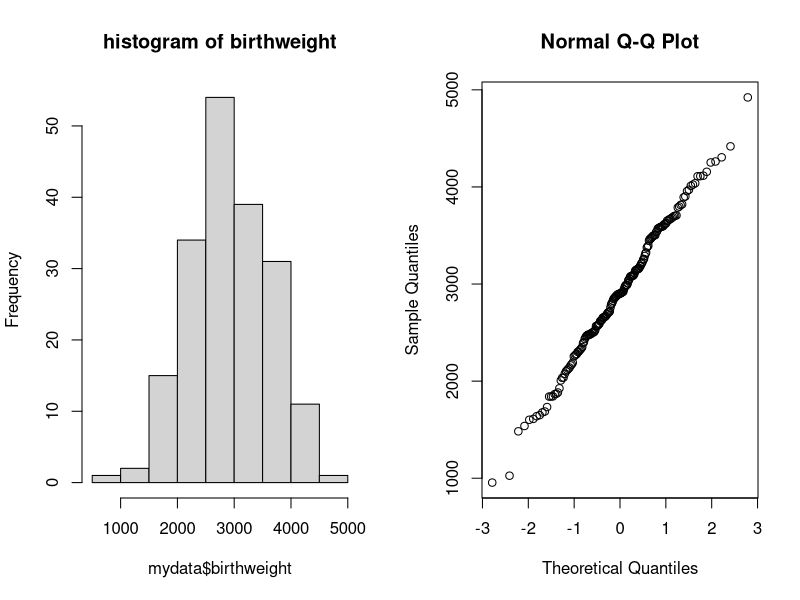
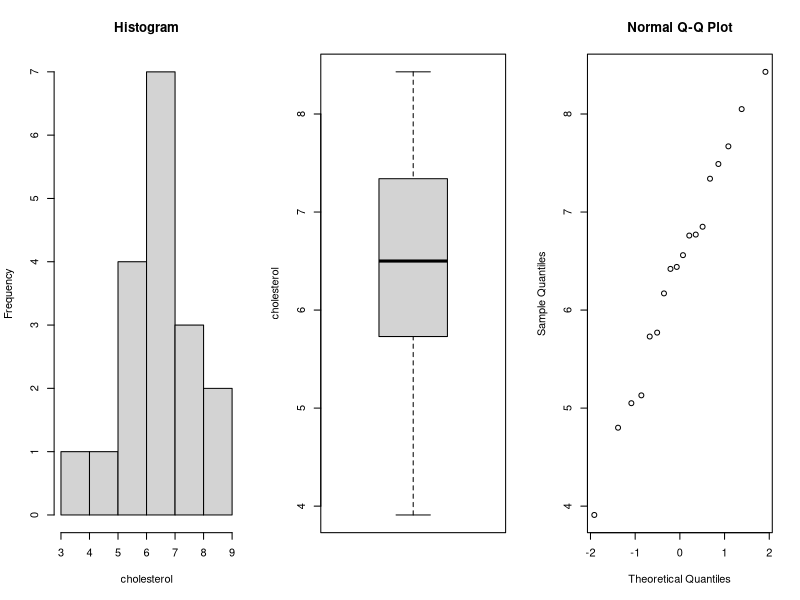
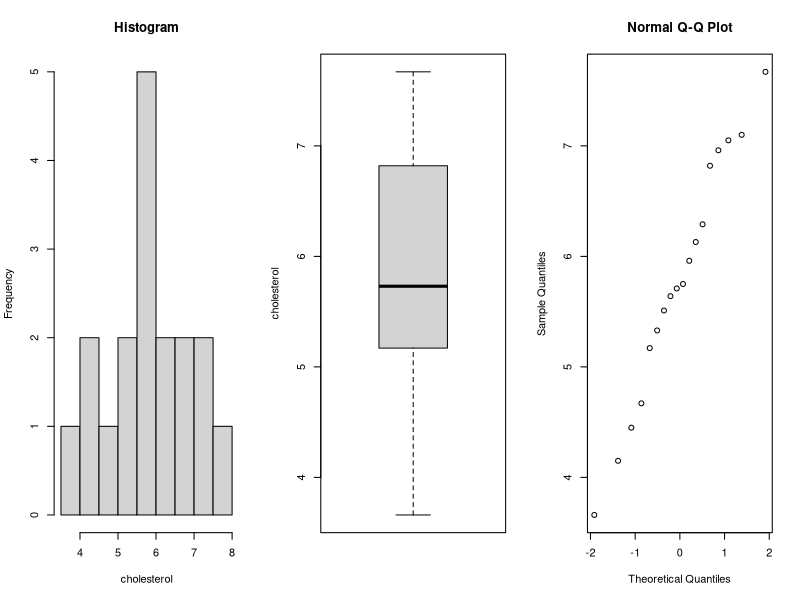
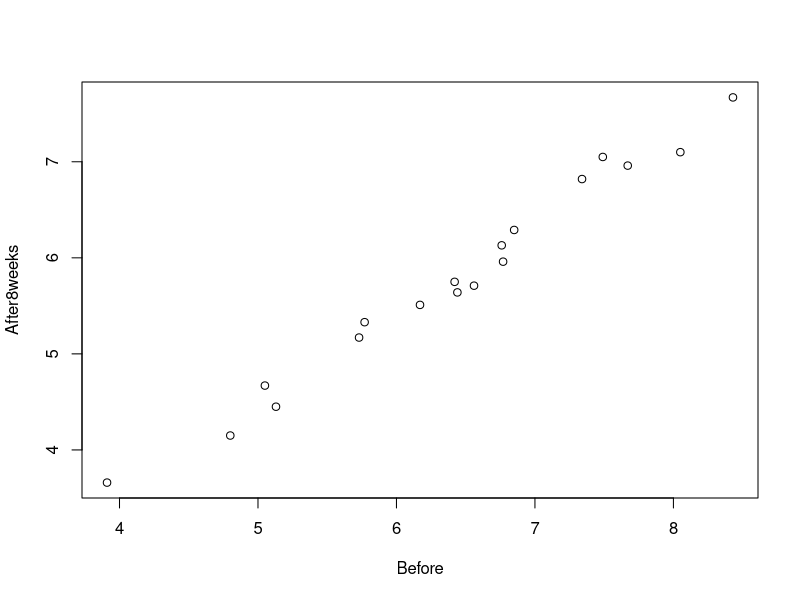
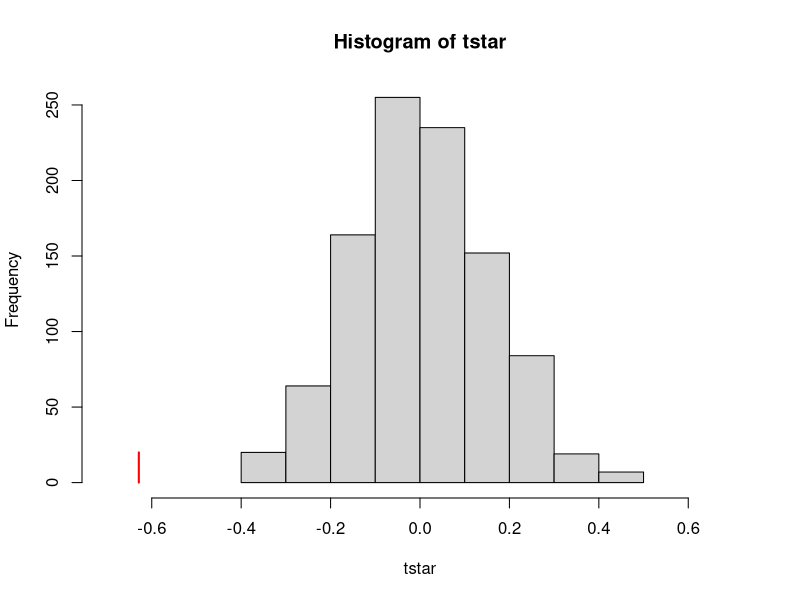
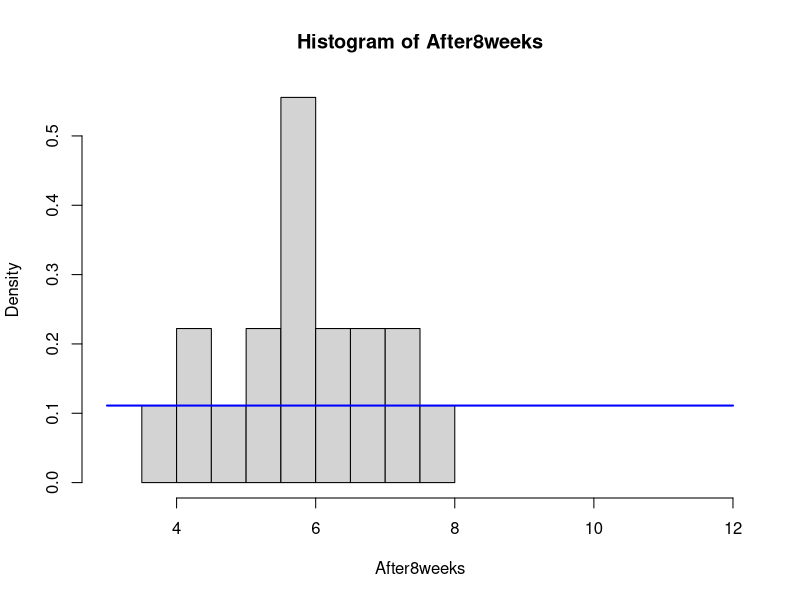
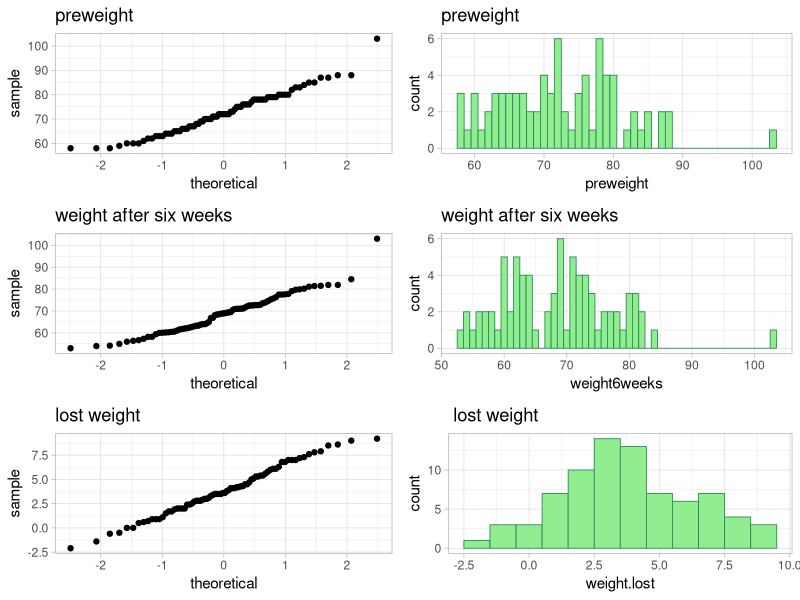
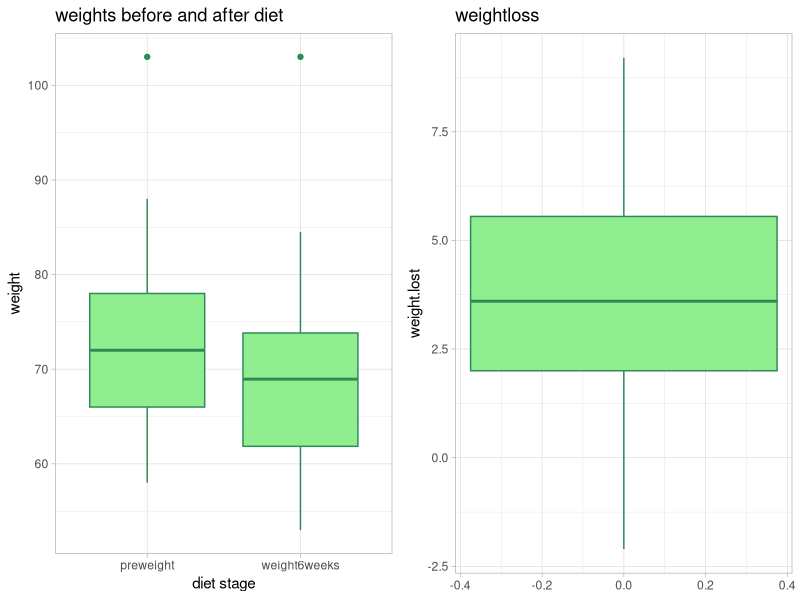

Here is the R script that generated these plots, in order:
## ---- chunk 1
set.seed(111)
knitr::opts_chunk$set(echo = TRUE)
options(digits=3)
library(ggplot2)
library(readr)
library(gridExtra)
library(viridis)
library(reshape2)   
library(dplyr)
library(boot)
library(pwr)
library(MASS)
library(lme4)
## ---- chunk 2
mydata <- read.table("birthweight.txt", header = TRUE, sep = "\n")
mu <- mean(mydata$birthweight)
sigma = sd(mydata$birthweight)
## ---- chunk 3
p=shapiro.test(mydata$birthweight)[[2]]; p
## ---- chunk 4
par(mfrow=c(1,2))
hist(mydata$birthweight, main='histogram of birthweight')
qqnorm(mydata$birthweight)
## ---- chunk 5
n <- length(mydata$birthweight)
alpha <- 0.04
t_value <- qt(1-alpha/2, df=n-1)
t_value
lower_bound <- mu - t_value*sigma/sqrt(n)
upper_bound <- mu + t_value*sigma/sqrt(n)
## ---- chunk 6
z = qnorm(0.98)
E = (100/mu)/2
needed_sample_size = (z*z * 0.96 * 0.04)/(E*E)

## ---- chunk 7
boot_fn <- function(data, index) mean(data[index])
boot_data <- boot(mydata$birthweight, boot_fn, R=1000)
quantile(boot_data$t, c(0.02, 0.98))
## ---- chunk 8
t.test(mydata$birthweight, mu = 2800, alternative = 'greater')

num_above <- sum(mydata$birthweight > 2800)
num_below <- sum(mydata$birthweight < 2800)
binom.test(num_above, num_above + num_below, p = 0.5, alternative = "greater")
## ---- chunk 9
f <- function(x) x - qnorm(0.975)*sqrt((x*(1-x))/n) - 0.25
p.hat <- uniroot(f, c(0.25, 1))$root
me=qnorm(0.9975)*sqrt((p.hat*(1-p.hat))/n)
p.hat_right=p.hat+me
p.hat_right
## ---- chunk 10
p=prop.test(c(34,61),c(62,126))[[3]]; p
## ---- chunk 11
data=read.table(file="cholesterol.txt",header=TRUE)
Before = data$Before
After8weeks = data$After8weeks
## ---- chunk 12
par(mfrow=c(1,3))
summary(Before)
hist(Before,xlab='cholesterol', main='Histogram')
boxplot(Before, ylab='cholesterol')
qqnorm(Before)
## ---- chunk 13
par(mfrow=c(1,3))
summary(After8weeks)
hist(After8weeks, xlab='cholesterol', main='Histogram')
boxplot(After8weeks, ylab='cholesterol')
qqnorm(After8weeks)
par(mfrow=c(1,1))
## ---- chunk 14
cor(Before,After8weeks)
## ---- chunk 15
plot(Before,After8weeks)
## ---- chunk 16
p=t.test(After8weeks, Before, paired = TRUE)[[3]]; p
## ---- chunk 17
p=wilcox.test(After8weeks, Before, paired = TRUE)[[3]]; p
## ---- chunk 18
mystat=function(x,y) {mean(x-y)}
B=1000; tstar=numeric(B)
for (i in 1:B) {
  dietstar=t(apply(cbind(After8weeks,Before),1,sample))
  tstar[i]=mystat(dietstar[,1],dietstar[,2]) }
myt=mystat(After8weeks,Before)
myt
## ---- chunk 19
hist(tstar, xlim=c(-0.7,0.7))
lines(rep(myt,2),c(0,20), col="red",lwd=2)
## ---- chunk 20
pl=sum(tstar<myt)/B
pr=sum(tstar>myt)/B
p=2*min(pl,pr); p
## ---- chunk 21
x.bar = mean(After8weeks)
theta.hat = 2 * x.bar - 3
## ---- chunk 22
z = qnorm(0.975) 
sigma = sqrt(((theta.hat - 3)^2)/(12*18*18))
me = z * sigma
ci = c(theta.hat - me, theta.hat + me)
ci
## ---- chunk 23
hist(After8weeks, freq = FALSE, xlim = c(3, 12))
curve(dunif(x, min = 3, max = 12), add = TRUE, col="blue", lwd = 2)
## ---- chunk 24
H0=rep(1, 9)
for(theta in 4:12){
  n=length(After8weeks); t=max(After8weeks)
  B=1000; Tstar=numeric(B)
  for(i in 1:B) {
   Xstar=runif(n,3,theta)
   Tstar[i]=max(Xstar)}
  pl=sum(Tstar<t)/B;pr=sum(Tstar>t)/B
  p=2*min(pl,pr)
  if(p<0.05){H0[theta-3]=0}}
H0
## ---- chunk 25
H0=rep(1,9)
for(theta in 4:12){
  n=length(After8weeks)
  sample=runif(n,3,theta)
  p=ks.test(After8weeks,sample)$p.value
  if(p<0.05){H0[theta-3]=0}
}
H0
## ---- chunk 26
p=wilcox.test(After8weeks,mu=6,alt="l")[[3]]; p
## ---- chunk 27
n=sum(After8weeks<4.5)
prop=n/length(After8weeks);prop
## ---- chunk 28
data <- read.table(file= 'diet.txt', header=TRUE)
#View(data)
## ---- chunk 29
data$weight.lost <- 0
for (i in 1:78) {
  data$weight.lost[i] <- data$preweight[i] - data$weight6weeks[i]
}
#summary(data) #inspect data
## ---- chunk 30
head(data, n = 3) #weight.lost column has been added
## ---- chunk 31
qq_pre <- ggplot(data) + geom_qq(aes(sample=preweight)) + theme_light() + labs(title="preweight")
qq_post <- ggplot(data) + geom_qq(aes(sample=weight6weeks))  + theme_light()  + labs(title="weight after six weeks")
hist_pre <- ggplot(data, aes(x=preweight))+ geom_histogram(binwidth=1, color="seagreen", fill="lightgreen", linewidth=.3) + theme_light() + labs(title="preweight")
hist_post <- ggplot(data, aes(x=weight6weeks))+ geom_histogram(binwidth=1, color="seagreen", fill="lightgreen", linewidth=.3) + theme_light() + labs(title="weight after six weeks")
#max(data$preweight)
#max(data$weight6weeks)
qq_diff <- ggplot(data) + geom_qq(aes(sample=weight.lost)) + theme_light() + labs(title="lost weight") 
hist_diff <- ggplot(data, aes(x=weight.lost))+ geom_histogram(binwidth=1, color="seagreen", fill="lightgreen", linewidth=.3) + theme_light() + labs(title=" lost weight")
grid.arrange(qq_pre, hist_pre, qq_post, hist_post, qq_diff, hist_diff, ncol=2)
## ---- chunk 32
stp <- shapiro.test(data$preweight)
sta <- shapiro.test(data$weight6weeks)
stp$p.value
sta$p.value
## ---- chunk 33
data_subset <- dplyr::select(data, preweight, weight6weeks)
data_long <- melt(data_subset)
weight_boxplt <- ggplot(data_long, aes(x = variable, y = value)) +         
  geom_boxplot(color="seagreen", fill="lightgreen") + labs(title = 'weights before and after diet', x = 'diet stage', y = 'weight')+ theme_light()
diet_boxplt <- ggplot(data, aes( y=weight.lost)) + geom_boxplot(color="seagreen", fill="lightgreen") + labs(title='weightloss') + theme_light()
grid.arrange(weight_boxplt, diet_boxplt,  ncol = 2)
## ---- chunk 34
t_test1 <- t.test(data$preweight, data$weight6weeks, data = data, paired = TRUE)
t_test1$p.value
## ---- chunk 35
diet_g_boxplt <- ggplot(data, aes( y=weight.lost, group = diet)) + geom_boxplot(color="seagreen", fill="lightgreen") + labs(title='weightloss per diet', x='diet') + theme_light()
diet_g_boxplt
## ---- chunk 36
data$diet <- as.factor(data$diet) # diet is numerical but needs to be factor for ANOVA
is.factor(data$diet) # True
summary(data$diet) #design is not balanced
# treatment parametrization, diet1 is base level
dietaov <- lm(weight.lost ~ diet, data=data)
a1 <- anova(dietaov)
summary(dietaov)
# sum parametrization
contrasts(data$diet)=contr.sum
dietaov2 <- lm(weight.lost ~ diet, data=data)
a2 <- anova(dietaov2)
summary(dietaov2)
# t-test
data_diet2 <- data[data$diet == 2,]
data_diet3 <- data[data$diet == 3,]
names(data_diet3)[8]<- paste("weight.lost2")
data_diet23 <- cbind(data_diet2,data_diet3)
t_test2 <- t.test(data_diet23$weight.lost, data_diet23$weight.lost2, data = data_diet23, paired = FALSE)
## ---- chunk 37
qq_aovres1 <- ggplot(data) + geom_qq(aes(sample=residuals(dietaov)))  + theme_light()  + labs(title="weight.lost ~ diet treatment")
scatter_aovres1 <- ggplot(dietaov, aes(fitted(dietaov), residuals(dietaov))) + geom_point() + theme_light() + labs(title="weight.lost ~ diet treatment")
qq_aov2res2 <- ggplot(data) + geom_qq(aes(sample=residuals(dietaov2)))  + theme_light()  + labs(title="weight.lost ~ diet sum")
scatter_aov2res2 <- ggplot(dietaov2, aes(fitted(dietaov2), residuals(dietaov2))) + geom_point() + theme_light() + labs(title="lm weight.lost ~ diet sum")
grid.arrange(qq_aovres1, scatter_aovres1, ncol=2)
grid.arrange(qq_aov2res2, scatter_aov2res2, ncol=2)
## ---- chunk 38
data$gender <- as.factor(data$gender)
is.factor(data$gender) # TRUE
genderlmi <- lm(weight.lost ~ diet * gender, data = data) # interaction effects
genderaovi <- anova(genderlmi)
genderlmm <- lm(weight.lost ~ diet + gender, data = data) # main effects
genderaovm <- anova(genderlmm)
## ---- chunk 39
par(mfrow=c(1,2))
interaction.plot(data$gender, data$diet, data$weight.lost,  xlab = 'gender', ylab='weight.lost', trace.label = 'diet')
interaction.plot(data$diet, data$gender, data$weight.lost, xlab = 'diet', ylab= 'weight.lost', trace.label =  'gender')
## ---- chunk 40
par(mfrow=c(1,2))
qqnorm(residuals(genderlmi))
qqnorm(residuals(genderlmm))
## ---- chunk 41
scatter_genderlmm <- ggplot(genderlmm, aes(fitted(genderlmm), residuals(genderlmm))) + geom_point() + theme_light() + labs(title="Fitted against actual residuals of lm weight.lost ~ diet + gender")
scatter_genderlmi <- ggplot(genderlmi, aes(fitted(genderlmi), residuals(genderlmi))) + geom_point() + theme_light() + labs(title="Fitted against actual residuals of lm weight.lost ~ diet * gender")
grid.arrange(scatter_genderlmm, scatter_genderlmi, ncol=2)
## ---- chunk 42
data_gender0 <- data[data$gender == 0,]
data_gender1 <- data[data$gender == 1,]
summary(data_gender0$preweight) # to find mean preweight for gender 0
summary(data_gender1$preweight) # to find mean preweight for gender 1
newdata <- data.frame(gender=c(0,0,0,1,1,1), 
 preweight=c(67.12,67.12,67.12,79.03,79.03,79.03), diet=c(1,2,3,1,2,3))
newdata$gender <- as.factor(newdata$gender)
newdata$diet <- as.factor(newdata$diet)
predict(genderlmi, newdata)
## ---- chunk 43
#View(npk)
a <- c(1,1,0,0) # apply soil additive twice per block
soil_df <- data.frame(block = c(rep(1,4), rep(2,4), rep(3,4), rep(4,4), rep(5,4), rep(6,4)), 
                      plot = c(1:24), # sample randomizes application per block
                      N = c(sample(a),sample(a),sample(a),sample(a),sample(a),sample(a)), 
                      P = c(sample(a),sample(a),sample(a),sample(a),sample(a),sample(a)),
                      K = c(sample(a),sample(a),sample(a),sample(a),sample(a),sample(a)))
## ---- chunk 44
npk_N <- npk[npk$N == 1,]
npk_NN <- npk[npk$N == 0,]

N_bxplt <- ggplot(npk_N, aes( y=yield, group = block)) + 
  geom_boxplot(color="seagreen", fill="lightgreen") + labs(title='with nitrogen') + theme_light()
NN_bxplt <- ggplot(npk_NN, aes( y=yield, group = block)) + 
  geom_boxplot(color="seagreen", fill="lightgreen") + labs(title='without nitrogen') + theme_light()

grid.arrange(N_bxplt, NN_bxplt, ncol=2)

mean(npk_N$yield)
mean(npk_NN$yield)
## ---- chunk 45
npk$block <- as.factor(npk$block)
npk$N <- as.factor(npk$N)
npk_lmi <- lm(yield ~ block * N, data=npk) # interaction effects
npk_lmm <- lm(yield ~ block + N, data=npk) # main effects
## ---- chunk 46
anova(npk_lmi)
## ---- chunk 47
anova(npk_lmm) # main effect for both block and N
## ---- chunk 48
model1 = lm(yield ~ N + P + K * block, data = npk)
model2 = lm(yield ~ N + K + P * block, data = npk)
model3 = lm(yield ~ K + P + N * block, data = npk)
model4 = lm(yield ~ N + K + P + block, data = npk)
summary(model1)
summary(model2)
summary(model3)
summary(model4)
## ---- chunk 49
full_model <- lmer(yield ~ N + (1|block), data=npk, REML = FALSE) 
partial_model <- lmer(yield ~ (1|block), data=npk, REML = FALSE) 

anova(partial_model,full_model) 
